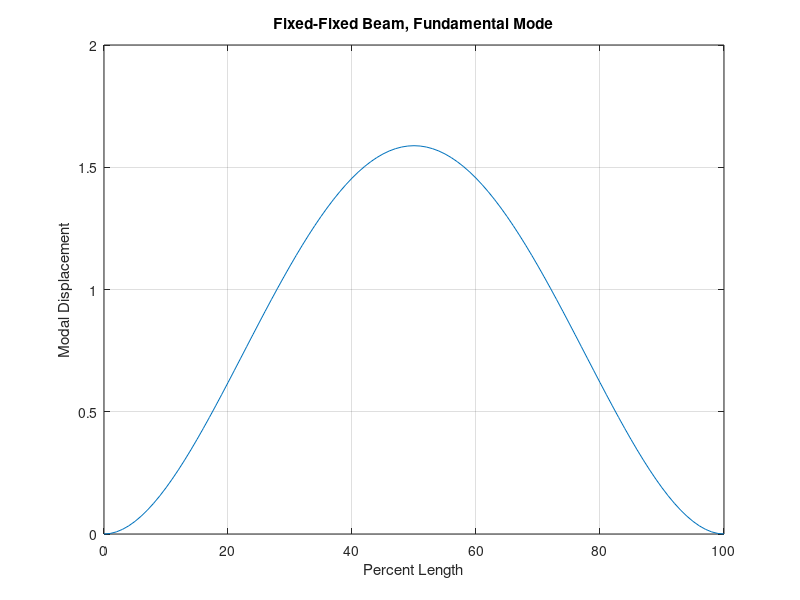
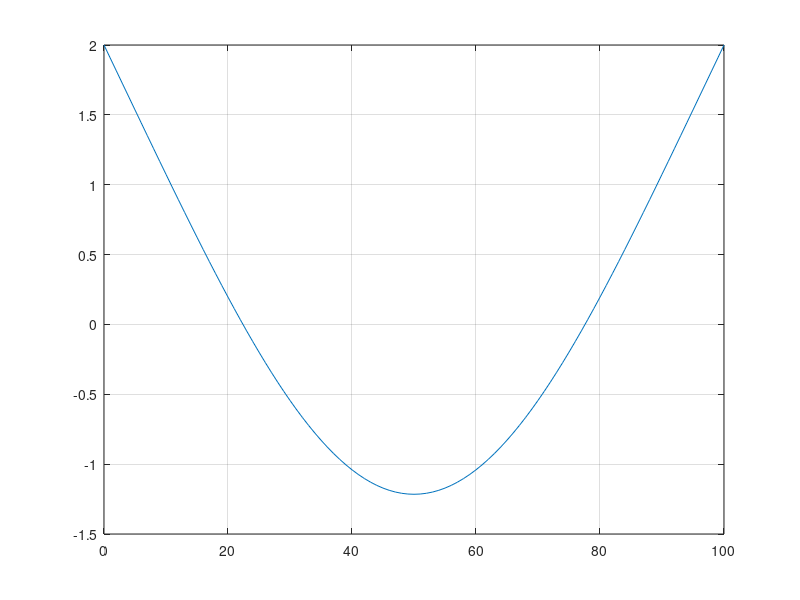

MATLAB code to generate these figures, in order:

clear z;
clear yy
clear yydd;

L=100;
BL=4.73;
B=BL/L;
num=sinh(BL)+sin(BL);
den=cosh(BL)-cos(BL);
A=num/den;


dx=L/100;

for i=1:101
    z(i)=(i-1)*dx;    
    yy(i)=cosh(B*z(i))-cos(B*z(i))-A*(sinh(B*z(i))-sin(B*z(i)));
    yydd(i)=cosh(B*z(i))+cos(B*z(i))-A*(sinh(B*z(i))+sin(B*z(i)));
end


figure(9)
plot(z,yy);
title('Fixed-Fixed Beam, Fundamental Mode')
ylabel('Modal Displacement')
xlabel('Percent Length')
grid on;

figure(10)
plot(z,yydd);
grid on;

max(abs(yy))
max(abs(yydd))
